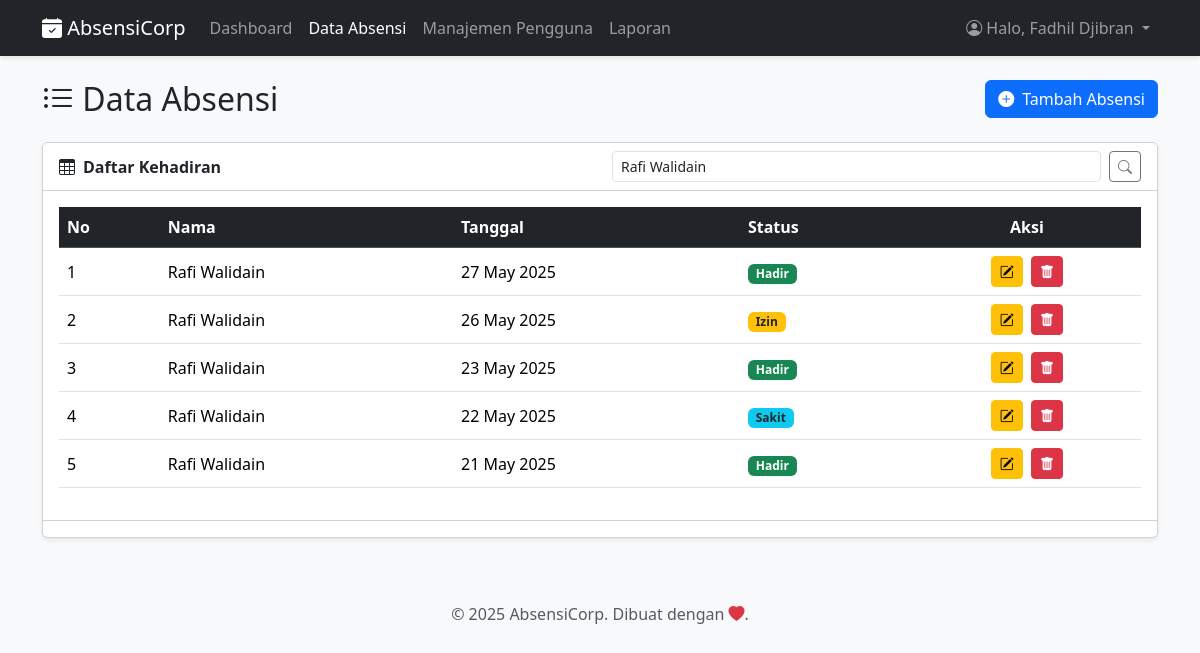
Before: /pages/index.php?cari=Rafi Walidain (signed in) with the older database file.
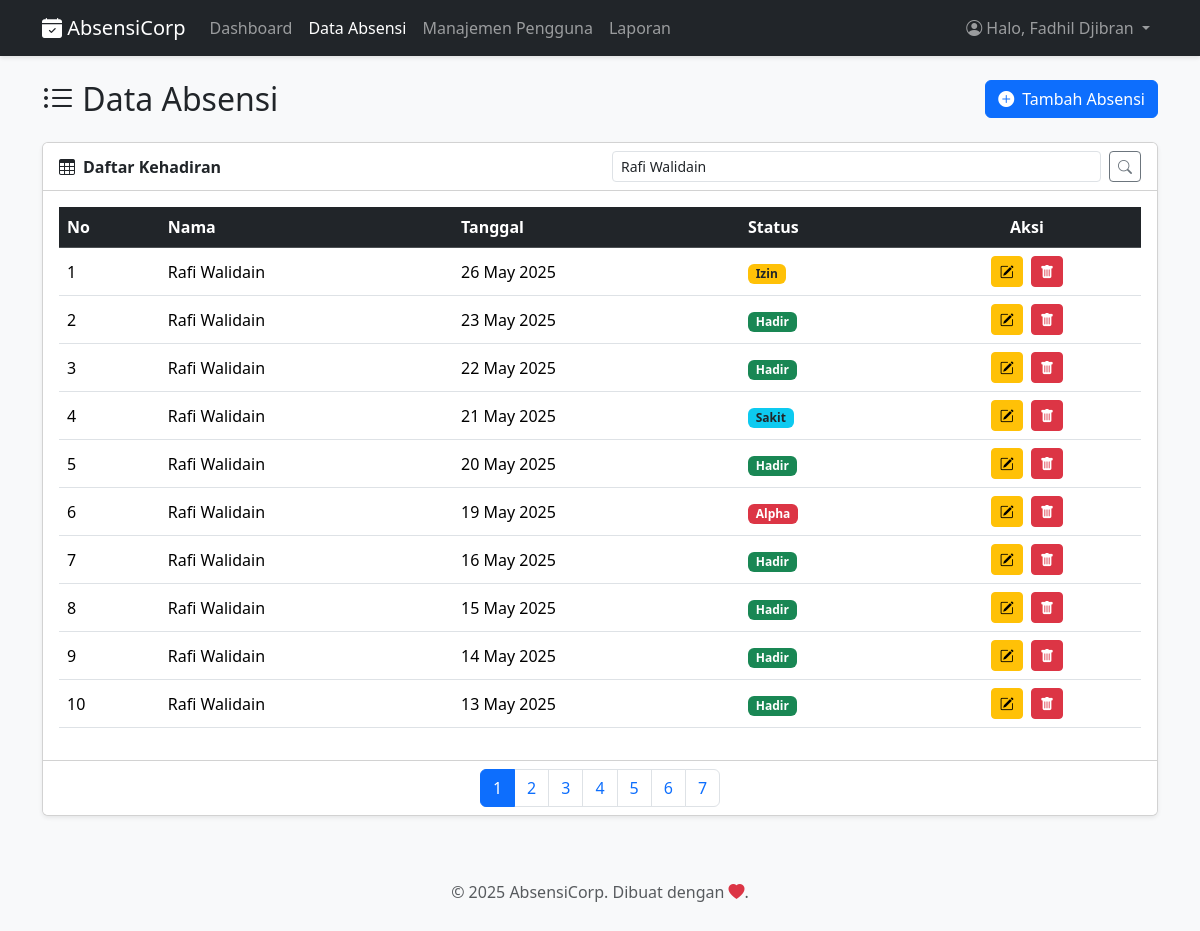
After: the same page with the newer database file.
### tables this page shows
CREATE TABLE `absensi` (
  `id` int(11) NOT NULL,
  `user_id` int(11) NOT NULL,
  `nama` varchar(100) NOT NULL,
  `tanggal` date NOT NULL,
  `status` enum('Hadir','Izin','Sakit','Alpha') NOT NULL
);

### pages/index.php (the view, shortened to what the changed rows need)
<?php
require_once '../config/config.php';
$batas = 10;
$halaman = isset($_GET['halaman']) ? (int)$_GET['halaman'] : 1;
$mulai = ($halaman - 1) * $batas;
$cari = isset($_GET['cari']) ? $_GET['cari'] : '';
$where_parts = [];
$params = [];
$types = '';
if (!empty($cari)) {
    $where_parts[] = "absensi.nama LIKE ?";
    $search_term = "%" . $cari . "%";
    $params[] = &$search_term;
    $types .= 's';
}
$where_clause = '';
if (!empty($where_parts)) {
    $where_clause = ' WHERE ' . implode(' AND ', $where_parts);
}
$base_sql = "SELECT absensi.*, users.username FROM absensi LEFT JOIN users ON absensi.user_id = users.id" . $where_clause . " ORDER BY absensi.tanggal DESC, absensi.id DESC LIMIT ?, ?";
$params_for_data_query = $params;
$params_for_data_query[] = &$mulai;
$params_for_data_query[] = &$batas;
$types_for_data_query = $types . 'ii';
$stmt = $conn->prepare($base_sql);
if (!empty($params_for_data_query)) {
    $stmt->bind_param($types_for_data_query, ...$params_for_data_query);
}
$stmt->execute();
$result = $stmt->get_result();
$count_sql = "SELECT COUNT(absensi.id) AS total FROM absensi" . $where_clause;
$count_stmt = $conn->prepare($count_sql);
if(!empty($params)) {
     $count_stmt->bind_param($types, ...$params);
}
$count_stmt->execute();
$total = $count_stmt->get_result()->fetch_assoc()['total'];
$jumlahHalaman = ceil($total / $batas);
include '../includes/header.php';
?>
<div class="d-flex justify-content-between align-items-center mb-4">
    <h2 class="m-0"><i class="bi bi-list-ul"></i> Data Absensi</h2>
</div>
<div class="card shadow-sm">
    <div class="card-header bg-white">
        <div class="row align-items-center">
        </div>
    </div>
    <div class="card-body">
        <div class="table-responsive">
            <table class="table table-hover align-middle">
                <thead class="table-dark">
                    <tr>
                        <th>No</th>
                        <th>Nama</th>
                        <th>Tanggal</th>
                        <th>Status</th>
                        <th class="text-center">Aksi</th>
                    </tr>
                </thead>
                <tbody>
                    <?php
                    $no = $mulai + 1;
                    if ($result->num_rows > 0) {
                        while ($row = $result->fetch_assoc()) {
                            $status_color = 'secondary';
                            if ($row['status'] == 'Hadir') $status_color = 'success';
                            if ($row['status'] == 'Izin') $status_color = 'warning text-dark';
                            if ($row['status'] == 'Sakit') $status_color = 'info text-dark';
                            if ($row['status'] == 'Alpha') $status_color = 'danger';
                            echo "<tr>
                                <td>{$no}</td>
                                <td>" . htmlspecialchars($row['nama']) . "</td>
                                <td>" . date('d F Y', strtotime($row['tanggal'])) . "</td>
                                <td><span class='badge bg-{$status_color}'>" . htmlspecialchars($row['status']) . "</span></td>
                                <td class='text-center'>";
                                if ($_SESSION['role'] == 'admin') {
                                    echo "<a href='edit.php?id={$row['id']}' class='btn btn-warning btn-sm me-1'><i class='bi bi-pencil-square'></i></a>
                                          <button type='button' class='btn btn-danger btn-sm delete-btn' data-bs-toggle='modal' data-bs-target='#deleteModal' data-id='{$row['id']}' data-nama='" . htmlspecialchars($row['nama']) . "'>
                                              <i class='bi bi-trash-fill'></i>
                                          </button>";
                                } else { echo "-"; }
                                echo "</td>
                            </tr>";
                            $no++;
                        }
                    } else { echo "<tr><td colspan='5' class='text-center text-muted'>Tidak ada data.</td></tr>"; }
                    ?>
                </tbody>
            </table>
        </div>
    </div>
    <div class="card-footer bg-white">
        <?php if($total > $batas): ?>
        <nav>
            <ul class="pagination justify-content-center m-0">
                <?php for ($i = 1; $i <= $jumlahHalaman; $i++): ?>
                    <li class="page-item <?= ($i == $halaman) ? 'active' : '' ?>">
                        <a class="page-link" href="?halaman=<?= $i ?>&cari=<?= urlencode($cari) ?>"><?= $i ?></a>
                    </li>
                <?php endfor; ?>
            </ul>
        </nav>
        <?php endif; ?>
    </div>
</div>
<?php include '../includes/footer.php'; ?>

Changed rows visible on the page:
removed absensi: nama "Rafi Walidain", tanggal "27 May 2025", status "Hadir"
removed absensi: nama "Rafi Walidain", tanggal "22 May 2025", status "Sakit"
removed absensi: nama "Rafi Walidain", tanggal "21 May 2025", status "Hadir"
added absensi: nama "Rafi Walidain", tanggal "22 May 2025", status "Hadir"
added absensi: nama "Rafi Walidain", tanggal "21 May 2025", status "Sakit"
added absensi: nama "Rafi Walidain", tanggal "20 May 2025", status "Hadir"
added absensi: nama "Rafi Walidain", tanggal "19 May 2025", status "Alpha"
added absensi: nama "Rafi Walidain", tanggal "16 May 2025", status "Hadir"
added absensi: nama "Rafi Walidain", tanggal "15 May 2025", status "Hadir"
added absensi: nama "Rafi Walidain", tanggal "14 May 2025", status "Hadir"
added absensi: nama "Rafi Walidain", tanggal "13 May 2025", status "Hadir"
Other visible differences:
new list line: "1"
new list line: "2"
new list line: "3"
new list line: "4"
new list line: "5"
new list line: "6"
new list line: "7"
